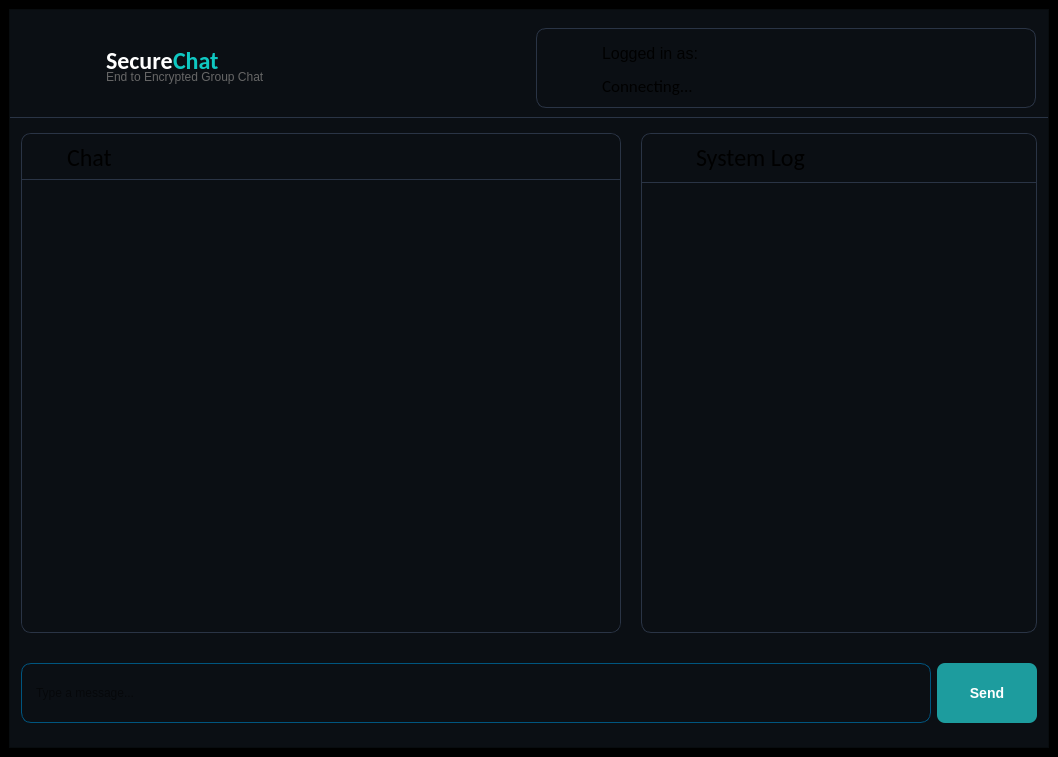
<?xml version="1.0" encoding="UTF-8"?>
<ui version="4.0">
 <class>ClientMainWindow</class>
 <widget class="QMainWindow" name="ClientMainWindow">
  <property name="geometry">
   <rect>
    <x>0</x>
    <y>0</y>
    <width>1058</width>
    <height>757</height>
   </rect>
  </property>
  <property name="sizePolicy">
   <sizepolicy hsizetype="Ignored" vsizetype="Ignored">
    <horstretch>0</horstretch>
    <verstretch>0</verstretch>
   </sizepolicy>
  </property>
  <property name="windowTitle">
   <string>SecureChat — Client</string>
  </property>
  <property name="styleSheet">
   <string notr="true"/>
  </property>
  <widget class="QWidget" name="centralwidget">
   <property name="styleSheet">
    <string notr="true">background-color:black;</string>
   </property>
   <layout class="QHBoxLayout" name="horizontalLayout_6">
    <item>
     <widget class="QFrame" name="Window">
      <property name="styleSheet">
       <string notr="true">background-color:#0B0F14;</string>
      </property>
      <property name="frameShape">
       <enum>QFrame::Shape::StyledPanel</enum>
      </property>
      <property name="frameShadow">
       <enum>QFrame::Shadow::Raised</enum>
      </property>
      <layout class="QVBoxLayout" name="verticalLayout_2">
       <property name="leftMargin">
        <number>0</number>
       </property>
       <property name="rightMargin">
        <number>0</number>
       </property>
       <item>
        <widget class="QFrame" name="upperportion">
         <property name="minimumSize">
          <size>
           <width>0</width>
           <height>30</height>
          </size>
         </property>
         <property name="maximumSize">
          <size>
           <width>16777215</width>
           <height>100</height>
          </size>
         </property>
         <property name="styleSheet">
          <string notr="true">background-color:#0B0F14;
border-bottom:1px solid #2A3445;
border-top:none;
border-right:none;
border-left:none;</string>
         </property>
         <property name="frameShape">
          <enum>QFrame::Shape::StyledPanel</enum>
         </property>
         <property name="frameShadow">
          <enum>QFrame::Shadow::Raised</enum>
         </property>
         <layout class="QHBoxLayout" name="horizontalLayout_3">
          <property name="leftMargin">
           <number>0</number>
          </property>
          <property name="topMargin">
           <number>0</number>
          </property>
          <property name="rightMargin">
           <number>0</number>
          </property>
          <property name="bottomMargin">
           <number>0</number>
          </property>
          <item>
           <layout class="QHBoxLayout" name="horizontalLayout">
            <property name="leftMargin">
             <number>11</number>
            </property>
            <property name="topMargin">
             <number>9</number>
            </property>
            <property name="rightMargin">
             <number>12</number>
            </property>
            <property name="bottomMargin">
             <number>9</number>
            </property>
            <item>
             <widget class="QLabel" name="secure_icon">
              <property name="sizePolicy">
               <sizepolicy hsizetype="Fixed" vsizetype="Fixed">
                <horstretch>0</horstretch>
                <verstretch>0</verstretch>
               </sizepolicy>
              </property>
              <property name="minimumSize">
               <size>
                <width>0</width>
                <height>44</height>
               </size>
              </property>
              <property name="maximumSize">
               <size>
                <width>70</width>
                <height>70</height>
               </size>
              </property>
              <property name="sizeIncrement">
               <size>
                <width>8</width>
                <height>0</height>
               </size>
              </property>
              <property name="accessibleDescription">
               <string/>
              </property>
              <property name="autoFillBackground">
               <bool>false</bool>
              </property>
              <property name="styleSheet">
               <string notr="true">border:none;</string>
              </property>
              <property name="text">
               <string/>
              </property>
              <property name="pixmap">
               <pixmap resource="resource.qrc">:/images/images.png</pixmap>
              </property>
              <property name="scaledContents">
               <bool>true</bool>
              </property>
              <property name="alignment">
               <set>Qt::AlignmentFlag::AlignRight|Qt::AlignmentFlag::AlignTop|Qt::AlignmentFlag::AlignTrailing</set>
              </property>
             </widget>
            </item>
            <item>
             <widget class="QFrame" name="SecureChatframe">
              <property name="minimumSize">
               <size>
                <width>0</width>
                <height>50</height>
               </size>
              </property>
              <property name="maximumSize">
               <size>
                <width>16777215</width>
                <height>50</height>
               </size>
              </property>
              <property name="styleSheet">
               <string notr="true">border:none;</string>
              </property>
              <property name="frameShape">
               <enum>QFrame::Shape::StyledPanel</enum>
              </property>
              <property name="frameShadow">
               <enum>QFrame::Shadow::Raised</enum>
              </property>
              <layout class="QFormLayout" name="formLayout">
               <property name="horizontalSpacing">
                <number>0</number>
               </property>
               <property name="verticalSpacing">
                <number>0</number>
               </property>
               <item row="0" column="0">
                <widget class="QLabel" name="SecureLabel">
                 <property name="minimumSize">
                  <size>
                   <width>30</width>
                   <height>0</height>
                  </size>
                 </property>
                 <property name="maximumSize">
                  <size>
                   <width>67</width>
                   <height>70</height>
                  </size>
                 </property>
                 <property name="font">
                  <font>
                   <family>Calibri</family>
                   <pointsize>18</pointsize>
                   <italic>false</italic>
                   <bold>true</bold>
                   <underline>false</underline>
                   <strikeout>false</strikeout>
                  </font>
                 </property>
                 <property name="styleSheet">
                  <string notr="true">
    QLabel {
    color: White;
	border:none;
	background-color:none;
    }
</string>
                 </property>
                 <property name="text">
                  <string>Secure</string>
                 </property>
                 <property name="alignment">
                  <set>Qt::AlignmentFlag::AlignLeading|Qt::AlignmentFlag::AlignLeft|Qt::AlignmentFlag::AlignVCenter</set>
                 </property>
                </widget>
               </item>
               <item row="0" column="1">
                <widget class="QLabel" name="ChatLabel">
                 <property name="font">
                  <font>
                   <family>Calibri</family>
                   <pointsize>18</pointsize>
                   <italic>false</italic>
                   <bold>true</bold>
                  </font>
                 </property>
                 <property name="styleSheet">
                  <string notr="true">color:rgb(15, 200, 194);
border:none;</string>
                 </property>
                 <property name="text">
                  <string>Chat</string>
                 </property>
                </widget>
               </item>
               <item row="1" column="0" colspan="2">
                <widget class="QLabel" name="label">
                 <property name="styleSheet">
                  <string notr="true">color:rgb(102, 102, 102);</string>
                 </property>
                 <property name="text">
                  <string>End to Encrypted Group Chat</string>
                 </property>
                </widget>
               </item>
              </layout>
             </widget>
            </item>
            <item>
             <widget class="QFrame" name="User_">
              <property name="minimumSize">
               <size>
                <width>500</width>
                <height>60</height>
               </size>
              </property>
              <property name="maximumSize">
               <size>
                <width>16777215</width>
                <height>80</height>
               </size>
              </property>
              <property name="styleSheet">
               <string notr="true">border-radius:10px;
border:1px solid #2A3445;</string>
              </property>
              <property name="frameShape">
               <enum>QFrame::Shape::StyledPanel</enum>
              </property>
              <property name="frameShadow">
               <enum>QFrame::Shadow::Raised</enum>
              </property>
              <layout class="QGridLayout" name="gridLayout_2">
               <item row="1" column="1">
                <widget class="QLabel" name="label_IdentityDisplay">
                 <property name="minimumSize">
                  <size>
                   <width>0</width>
                   <height>30</height>
                  </size>
                 </property>
                 <property name="font">
                  <font>
                   <family>Calibri</family>
                   <pointsize>13</pointsize>
                  </font>
                 </property>
                 <property name="styleSheet">
                  <string notr="true">border:none;</string>
                 </property>
                 <property name="text">
                  <string>Connecting...</string>
                 </property>
                 <property name="alignment">
                  <set>Qt::AlignmentFlag::AlignLeading|Qt::AlignmentFlag::AlignLeft|Qt::AlignmentFlag::AlignVCenter</set>
                 </property>
                </widget>
               </item>
               <item row="0" column="1">
                <widget class="QLabel" name="Loginn_text">
                 <property name="minimumSize">
                  <size>
                   <width>0</width>
                   <height>30</height>
                  </size>
                 </property>
                 <property name="maximumSize">
                  <size>
                   <width>16777215</width>
                   <height>30</height>
                  </size>
                 </property>
                 <property name="font">
                  <font>
                   <pointsize>12</pointsize>
                  </font>
                 </property>
                 <property name="styleSheet">
                  <string notr="true">border:none;</string>
                 </property>
                 <property name="text">
                  <string>Logged in as:</string>
                 </property>
                </widget>
               </item>
               <item row="0" column="0" rowspan="2">
                <widget class="QLabel" name="Userlogo">
                 <property name="minimumSize">
                  <size>
                   <width>40</width>
                   <height>40</height>
                  </size>
                 </property>
                 <property name="maximumSize">
                  <size>
                   <width>50</width>
                   <height>16777215</height>
                  </size>
                 </property>
                 <property name="autoFillBackground">
                  <bool>false</bool>
                 </property>
                 <property name="styleSheet">
                  <string notr="true">border:none;</string>
                 </property>
                 <property name="text">
                  <string/>
                 </property>
                 <property name="pixmap">
                  <pixmap resource="resource.qrc">:/images/user.png</pixmap>
                 </property>
                 <property name="scaledContents">
                  <bool>true</bool>
                 </property>
                </widget>
               </item>
              </layout>
             </widget>
            </item>
           </layout>
          </item>
         </layout>
        </widget>
       </item>
       <item>
        <widget class="QFrame" name="frame_2">
         <property name="styleSheet">
          <string notr="true">border:none;</string>
         </property>
         <property name="frameShape">
          <enum>QFrame::Shape::StyledPanel</enum>
         </property>
         <property name="frameShadow">
          <enum>QFrame::Shadow::Raised</enum>
         </property>
         <layout class="QHBoxLayout" name="horizontalLayout_5">
          <property name="spacing">
           <number>20</number>
          </property>
          <property name="leftMargin">
           <number>11</number>
          </property>
          <property name="rightMargin">
           <number>11</number>
          </property>
          <item>
           <widget class="QFrame" name="Chat">
            <property name="sizePolicy">
             <sizepolicy hsizetype="Preferred" vsizetype="Preferred">
              <horstretch>0</horstretch>
              <verstretch>0</verstretch>
             </sizepolicy>
            </property>
            <property name="minimumSize">
             <size>
              <width>600</width>
              <height>0</height>
             </size>
            </property>
            <property name="maximumSize">
             <size>
              <width>700</width>
              <height>16777215</height>
             </size>
            </property>
            <property name="styleSheet">
             <string notr="true">border-radius:10px;
border:1px solid #2A3445;</string>
            </property>
            <property name="frameShape">
             <enum>QFrame::Shape::StyledPanel</enum>
            </property>
            <property name="frameShadow">
             <enum>QFrame::Shadow::Raised</enum>
            </property>
            <layout class="QVBoxLayout" name="verticalLayout">
             <property name="spacing">
              <number>6</number>
             </property>
             <property name="leftMargin">
              <number>0</number>
             </property>
             <property name="topMargin">
              <number>0</number>
             </property>
             <property name="rightMargin">
              <number>0</number>
             </property>
             <property name="bottomMargin">
              <number>0</number>
             </property>
             <item>
              <widget class="QFrame" name="Chatandlogoframe">
               <property name="minimumSize">
                <size>
                 <width>500</width>
                 <height>0</height>
                </size>
               </property>
               <property name="styleSheet">
                <string notr="true">border:none;</string>
               </property>
               <property name="frameShape">
                <enum>QFrame::Shape::StyledPanel</enum>
               </property>
               <property name="frameShadow">
                <enum>QFrame::Shadow::Raised</enum>
               </property>
               <layout class="QVBoxLayout" name="verticalLayout_4">
                <property name="leftMargin">
                 <number>0</number>
                </property>
                <property name="rightMargin">
                 <number>0</number>
                </property>
                <item>
                 <layout class="QHBoxLayout" name="horizontalLayout_4">
                  <property name="leftMargin">
                   <number>9</number>
                  </property>
                  <property name="rightMargin">
                   <number>9</number>
                  </property>
                  <item>
                   <widget class="QLabel" name="chat_icon">
                    <property name="minimumSize">
                     <size>
                      <width>30</width>
                      <height>20</height>
                     </size>
                    </property>
                    <property name="maximumSize">
                     <size>
                      <width>30</width>
                      <height>30</height>
                     </size>
                    </property>
                    <property name="autoFillBackground">
                     <bool>false</bool>
                    </property>
                    <property name="styleSheet">
                     <string notr="true">border:none;
background-color:none;</string>
                    </property>
                    <property name="text">
                     <string/>
                    </property>
                    <property name="pixmap">
                     <pixmap resource="resource.qrc">:/images/chat.png</pixmap>
                    </property>
                    <property name="scaledContents">
                     <bool>true</bool>
                    </property>
                    <property name="alignment">
                     <set>Qt::AlignmentFlag::AlignHCenter|Qt::AlignmentFlag::AlignTop</set>
                    </property>
                   </widget>
                  </item>
                  <item>
                   <widget class="QLabel" name="chat_label">
                    <property name="sizePolicy">
                     <sizepolicy hsizetype="Expanding" vsizetype="Fixed">
                      <horstretch>0</horstretch>
                      <verstretch>0</verstretch>
                     </sizepolicy>
                    </property>
                    <property name="minimumSize">
                     <size>
                      <width>0</width>
                      <height>30</height>
                     </size>
                    </property>
                    <property name="maximumSize">
                     <size>
                      <width>16777215</width>
                      <height>30</height>
                     </size>
                    </property>
                    <property name="font">
                     <font>
                      <family>Calibri</family>
                      <pointsize>18</pointsize>
                      <italic>false</italic>
                     </font>
                    </property>
                    <property name="styleSheet">
                     <string notr="true">QLabel {
	border: none;
    padding: 0px;
    margin: 0px;
}</string>
                    </property>
                    <property name="text">
                     <string>Chat</string>
                    </property>
                   </widget>
                  </item>
                 </layout>
                </item>
                <item>
                 <layout class="QHBoxLayout" name="horizontalLayout_7">
                  <item>
                   <widget class="QTextEdit" name="textEdit_ChatDisplay">
                    <property name="layoutDirection">
                     <enum>Qt::LayoutDirection::LeftToRight</enum>
                    </property>
                    <property name="styleSheet">
                     <string notr="true">border-radius:0px;
border-top: 1px solid #2A3445;
border-bottom:none;
border-left:none;
border-right:none;
</string>
                    </property>
                    <property name="readOnly">
                     <bool>true</bool>
                    </property>
                   </widget>
                  </item>
                 </layout>
                </item>
               </layout>
              </widget>
             </item>
            </layout>
           </widget>
          </item>
          <item>
           <widget class="QFrame" name="frame">
            <property name="styleSheet">
             <string notr="true">border-radius:10px;
border:1px solid #2A3445;</string>
            </property>
            <property name="frameShape">
             <enum>QFrame::Shape::StyledPanel</enum>
            </property>
            <property name="frameShadow">
             <enum>QFrame::Shadow::Raised</enum>
            </property>
            <layout class="QVBoxLayout" name="verticalLayout_3">
             <property name="leftMargin">
              <number>0</number>
             </property>
             <property name="topMargin">
              <number>0</number>
             </property>
             <property name="rightMargin">
              <number>0</number>
             </property>
             <item>
              <widget class="QFrame" name="frame_3">
               <property name="styleSheet">
                <string notr="true">border:none;</string>
               </property>
               <property name="frameShape">
                <enum>QFrame::Shape::StyledPanel</enum>
               </property>
               <property name="frameShadow">
                <enum>QFrame::Shadow::Raised</enum>
               </property>
               <layout class="QVBoxLayout" name="verticalLayout_5">
                <property name="topMargin">
                 <number>0</number>
                </property>
                <property name="bottomMargin">
                 <number>0</number>
                </property>
                <item>
                 <layout class="QHBoxLayout" name="Layout">
                  <property name="leftMargin">
                   <number>9</number>
                  </property>
                  <property name="topMargin">
                   <number>9</number>
                  </property>
                  <property name="rightMargin">
                   <number>9</number>
                  </property>
                  <property name="bottomMargin">
                   <number>3</number>
                  </property>
                  <item>
                   <widget class="QLabel" name="Systemlog_icon">
                    <property name="minimumSize">
                     <size>
                      <width>30</width>
                      <height>30</height>
                     </size>
                    </property>
                    <property name="maximumSize">
                     <size>
                      <width>30</width>
                      <height>30</height>
                     </size>
                    </property>
                    <property name="styleSheet">
                     <string notr="true">border:none;</string>
                    </property>
                    <property name="text">
                     <string/>
                    </property>
                    <property name="pixmap">
                     <pixmap resource="resource.qrc">:/images/systemlog.png</pixmap>
                    </property>
                    <property name="scaledContents">
                     <bool>true</bool>
                    </property>
                   </widget>
                  </item>
                  <item>
                   <widget class="QLabel" name="label_LogHeader">
                    <property name="minimumSize">
                     <size>
                      <width>0</width>
                      <height>30</height>
                     </size>
                    </property>
                    <property name="maximumSize">
                     <size>
                      <width>16777215</width>
                      <height>30</height>
                     </size>
                    </property>
                    <property name="font">
                     <font>
                      <family>Calibri</family>
                      <pointsize>18</pointsize>
                     </font>
                    </property>
                    <property name="styleSheet">
                     <string notr="true">border:none;
background-color:#0B0F14;
</string>
                    </property>
                    <property name="text">
                     <string>System Log</string>
                    </property>
                   </widget>
                  </item>
                 </layout>
                </item>
               </layout>
              </widget>
             </item>
             <item>
              <widget class="QTextEdit" name="textEdit_Log">
               <property name="minimumSize">
                <size>
                 <width>0</width>
                 <height>0</height>
                </size>
               </property>
               <property name="maximumSize">
                <size>
                 <width>16777215</width>
                 <height>16777215</height>
                </size>
               </property>
               <property name="styleSheet">
                <string notr="true">border-radius:0px;
border-top: 1px solid #2A3445;
border-bottom:none;
border-left:none;
border-right:none;
</string>
               </property>
               <property name="readOnly">
                <bool>true</bool>
               </property>
              </widget>
             </item>
            </layout>
           </widget>
          </item>
         </layout>
        </widget>
       </item>
       <item>
        <widget class="QFrame" name="Chat_sendbuttonFrame">
         <property name="minimumSize">
          <size>
           <width>0</width>
           <height>90</height>
          </size>
         </property>
         <property name="styleSheet">
          <string notr="true">border:none;</string>
         </property>
         <property name="frameShape">
          <enum>QFrame::Shape::StyledPanel</enum>
         </property>
         <property name="frameShadow">
          <enum>QFrame::Shadow::Raised</enum>
         </property>
         <layout class="QHBoxLayout" name="horizontalLayout_2">
          <property name="leftMargin">
           <number>11</number>
          </property>
          <property name="rightMargin">
           <number>11</number>
          </property>
          <item>
           <widget class="QLineEdit" name="lineEdit_ChatMsg">
            <property name="minimumSize">
             <size>
              <width>0</width>
              <height>60</height>
             </size>
            </property>
            <property name="maximumSize">
             <size>
              <width>16777215</width>
              <height>16777215</height>
             </size>
            </property>
            <property name="styleSheet">
             <string notr="true">
border: 1px solid #3a4050;
 border-radius: 8px;
 padding: 8px 12px;
 
border :  1px solid  rgb(0, 85, 127);
border-radius:10px;</string>
            </property>
            <property name="placeholderText">
             <string>Type a message...</string>
            </property>
           </widget>
          </item>
          <item>
           <widget class="QPushButton" name="sendButton">
            <property name="minimumSize">
             <size>
              <width>100</width>
              <height>60</height>
             </size>
            </property>
            <property name="styleSheet">
             <string notr="true">QPushButton#sendButton {
    background-color: rgb(29, 156, 158);
    color: #ffffff;
    font-size: 14px;
    font-weight: bold;
    border: none;
    border-radius: 8px;
    padding: 10px 20px;
}
QPushButton#sendButton:hover {
    background-color: #4d9a74;
}
QPushButton#sendButton:pressed {
    background-color: #2d6a4e;
}
</string>
            </property>
            <property name="text">
             <string>Send</string>
            </property>
           </widget>
          </item>
         </layout>
        </widget>
       </item>
      </layout>
     </widget>
    </item>
   </layout>
  </widget>
 </widget>
 <resources>
  <include location="resource.qrc"/>
 </resources>
 <connections/>
</ui>
